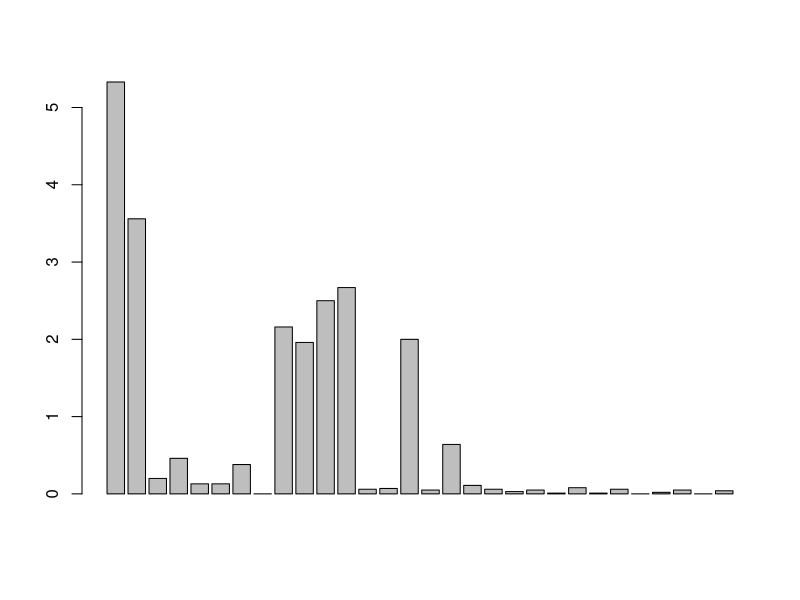
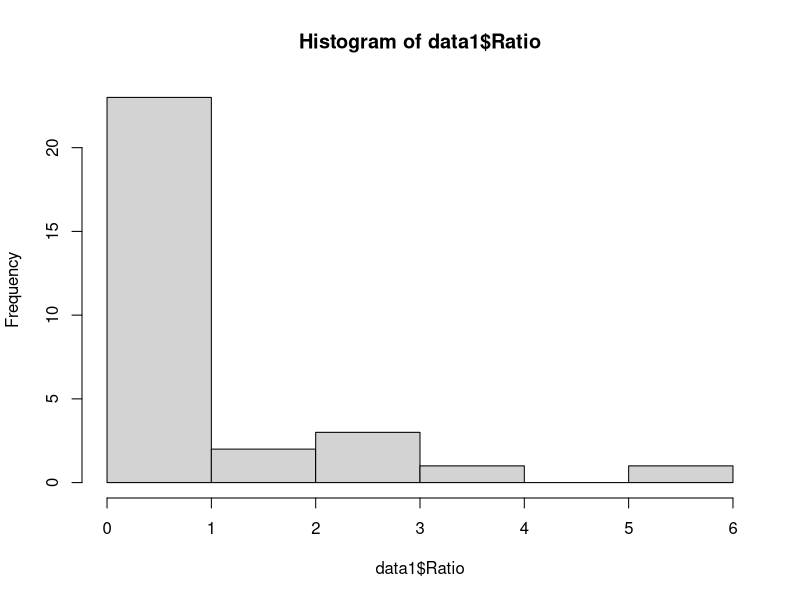
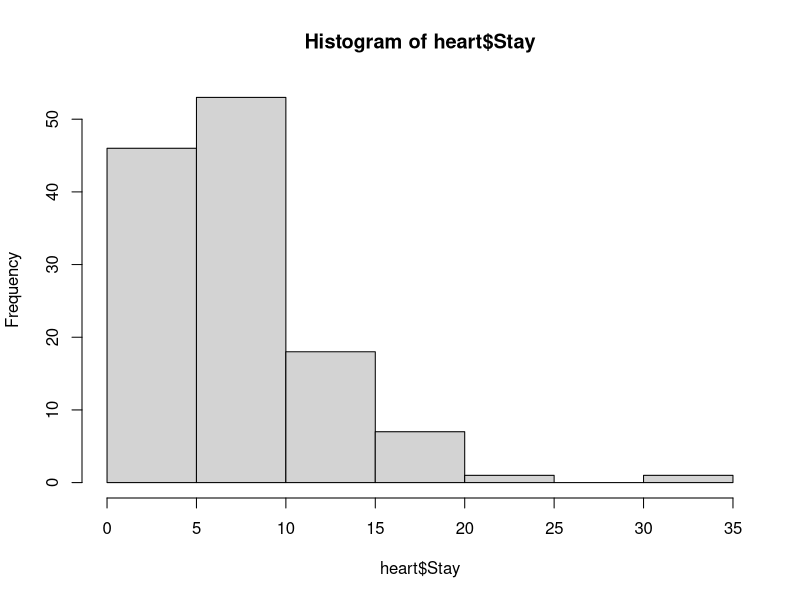
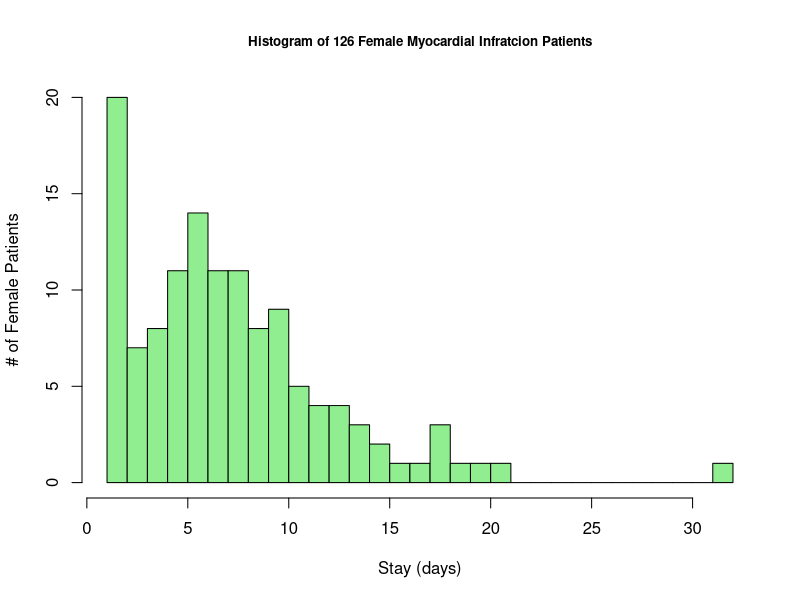
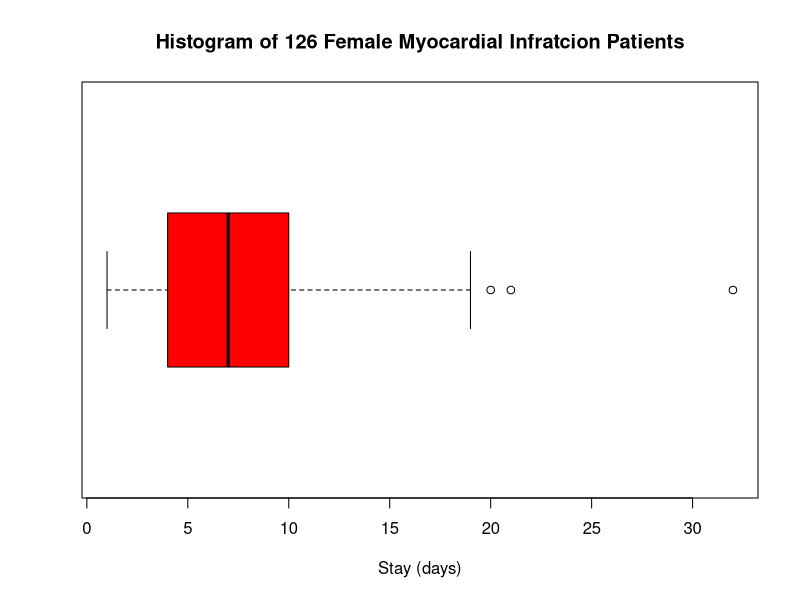

The R source for these figures, in order:
library(readxl)
data1 <- read_excel("fatty.xlsx")
#View(data1)
names(data1)
nrow(data1)
ncol(data1)
dim(data1)
data1$Ratio
summary(data1$Ratio)
barplot(data1$Ratio)
hist(data1$Ratio)

library(readxl)
heart <- read_excel("Heart_attack_stays.xlsx")
#View(heart)
hist(heart$Stay)
hist(heart$Stay,breaks = 30, xlab = "Stay (days)", ylab = "# of Female Patients", col = "light green",
     main = "Histogram of 126 Female Myocardial Infratcion Patients", cex.main = 0.80)
boxplot(heart$Stay, horizontal = TRUE, col = "red",xlab = "Stay (days)",
        main = "Histogram of 126 Female Myocardial Infratcion Patients")

